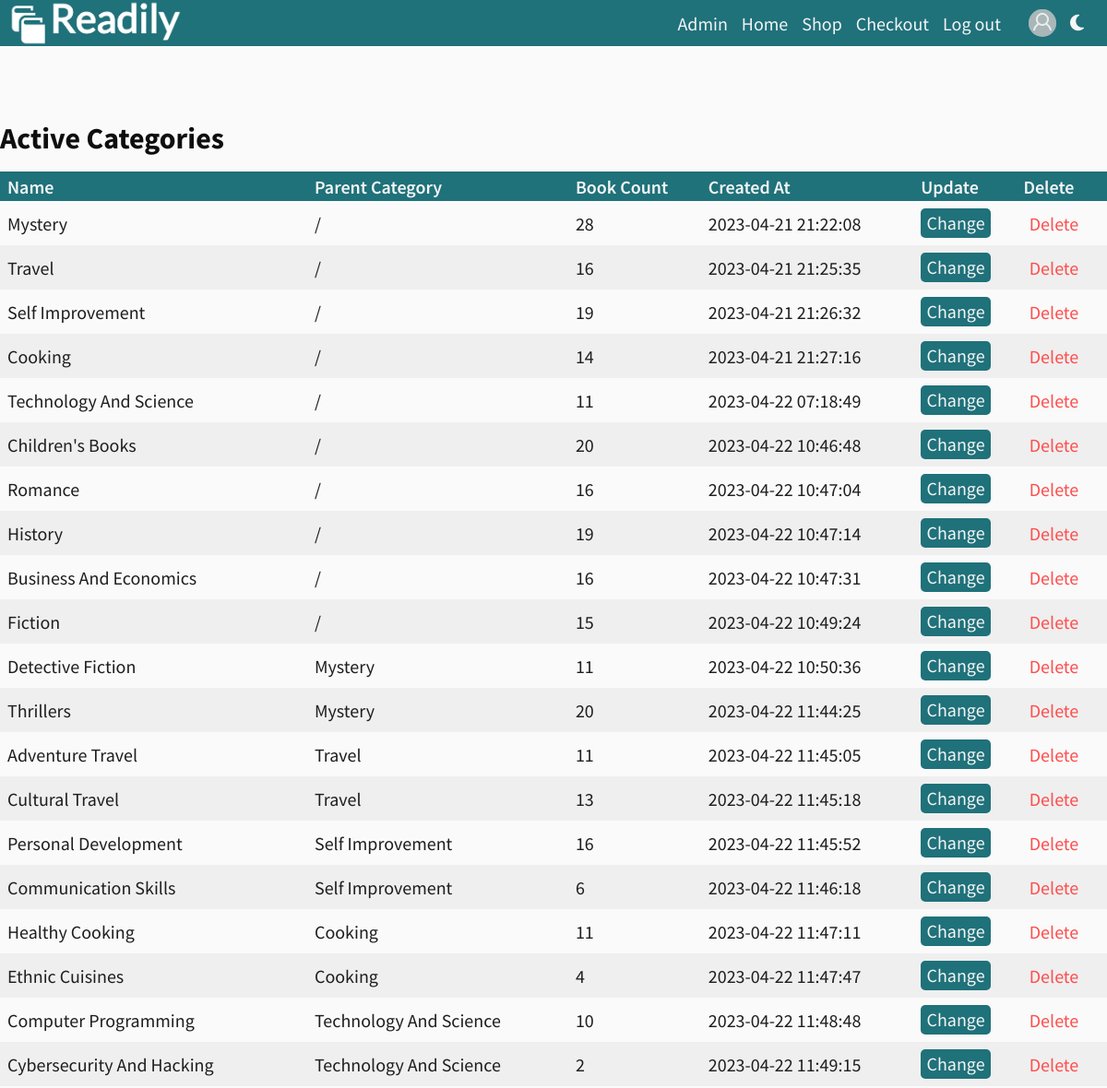
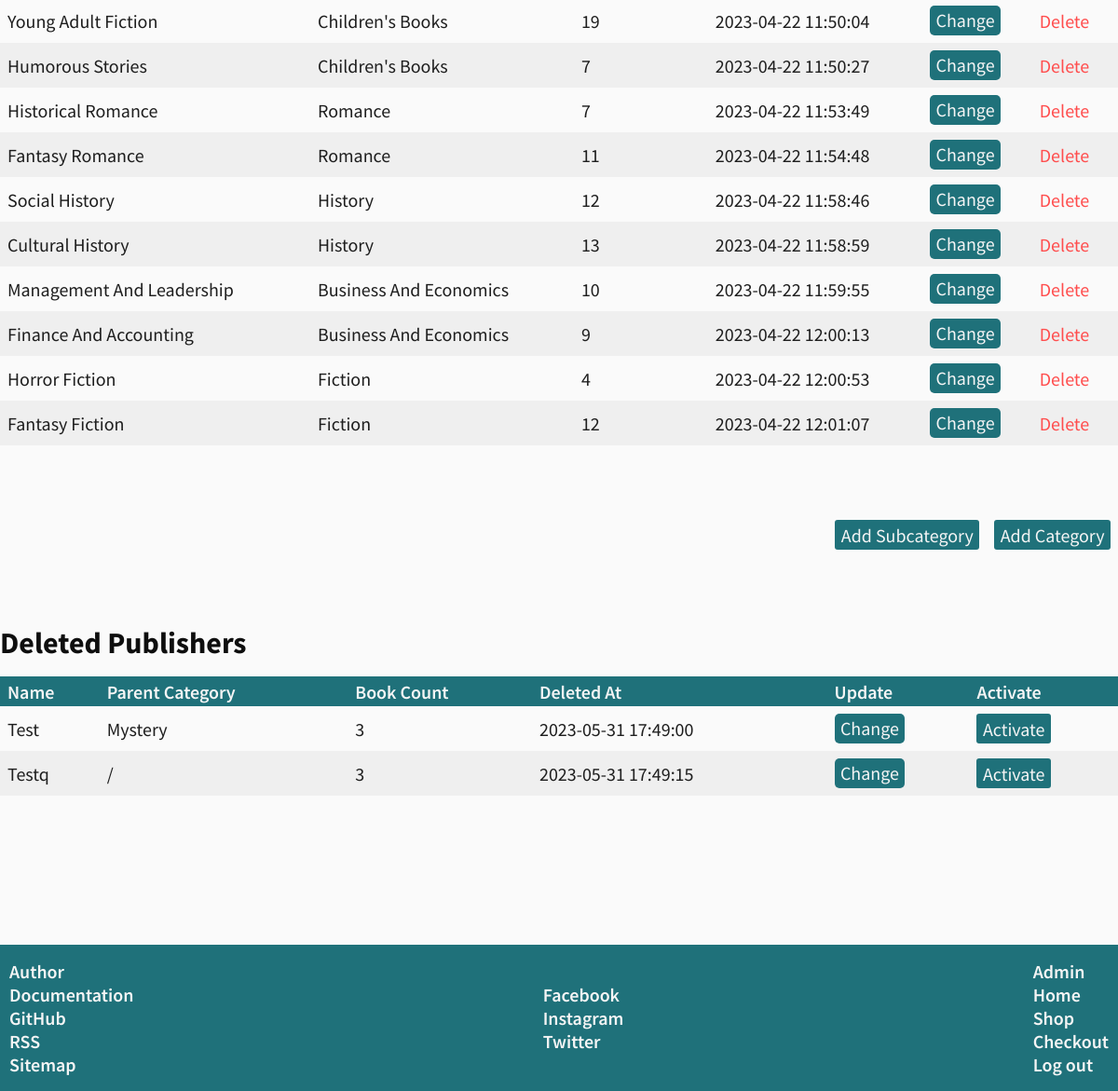
/index.php?page=admin-categories (signed in), run on the app's committed database (2 pictures, top to bottom).
### tables this page shows
CREATE TABLE `link` (
  `id` int(2) NOT NULL,
  `name` varchar(20) NOT NULL,
  `href` varchar(50) NOT NULL,
  `appearance` int(2) NOT NULL,
  `id_target` int(2) NOT NULL,
  `id_link_type` int(2) NOT NULL
);

CREATE TABLE `category` (
  `id` int(11) NOT NULL,
  `name` varchar(50) NOT NULL,
  `status` tinyint(1) NOT NULL DEFAULT 1,
  `created_at` timestamp NOT NULL DEFAULT current_timestamp(),
  `deleted_at` timestamp NULL DEFAULT NULL,
  `category_id` int(11) DEFAULT NULL
);

### models/header/functions.php (called while the page is built)
<?php
require_once "config/connection.php";
function headerLinks($userRole){
    global $conn;
    $query = "SELECT l.name, l.href FROM link as l
    INNER JOIN link_position as lp ON lp.link_id = l.id
    INNER JOIN position as p ON p.id = lp.position_id
    INNER JOIN link_role as lr ON lr.link_id = l.id
    INNER JOIN role as r ON r.id = lr.role_id
    WHERE p.name = 'header' AND r.name = :role
    ORDER BY l.appearance ASC";
    $statement = $conn->prepare($query);
    $statement->bindParam(":role",$userRole);
    $statement->execute();
    $links = $statement->fetchAll();
    return $links;
}
?>

### models/category/functions.php (called while the page is built, shortened)
<?php
function selectAllCategories(){
    global $conn;
    $query = 'SELECT c.id AS id, c.name AS name, p.name AS parent,COUNT(book_category.book_id) AS book_count, c.status AS status, c.created_at AS created_at, c.deleted_at AS deleted_at, c.category_id AS category_id FROM category c LEFT JOIN category p ON c.category_id = p.id LEFT JOIN book_category ON book_category.category_id = c.id GROUP BY c.id';
    $statement = $conn->prepare($query);
    $statement->execute();
    $allCategorie = $statement->fetchAll();
    for($i=0; $i<count($allCategorie);$i++){
        if($allCategorie[$i]['category_id']){
            continue;
        }
        $query = 'SELECT COUNT(DISTINCT book_category.book_id) AS count
        FROM category
        JOIN category child_category ON child_category.category_id = category.id
        JOIN book_category ON book_category.category_id = child_category.id
        WHERE category.id = :category_id';
        $statement = $conn->prepare($query);
        $statement->bindParam(':category_id',$allCategorie[$i]['id']);
        $statement->execute();
        $result = $statement->fetch(PDO::FETCH_OBJ);
        $allCategorie[$i]['book_count'] = $result->count;
    }
    $activeCategories = array();
    $deletedCategories = array();
    foreach ($allCategorie as $category) {
        if ($category['status'] == 1) {
            $activeCategories[] = $category;
        } elseif ($category['status'] == 0) {
            $deletedCategories[] = $category;
        }
    }
    $categoriesTable = new stdClass();
    $categoriesTable->activeCategories = $activeCategories;
    $categoriesTable->deletedCategories = $deletedCategories;
    return $categoriesTable;
}
?>

### models/footer/functions.php (called while the page is built)
<?php
function allLinks($userRole){
    global $conn;
    $query = "SELECT l.name, l.href, lt.name AS 'target', ltype.name AS 'type', l.appearance FROM link as l
    INNER JOIN link_position as lp ON lp.link_id = l.id
    INNER JOIN position as p ON p.id = lp.position_id
    INNER JOIN link_role as lr ON lr.link_id = l.id
    INNER JOIN role as r ON r.id = lr.role_id
    INNER JOIN link_target as lt ON l.id_target = lt.id
    INNER JOIN link_type as ltype ON ltype.id = l.id_link_type
    WHERE p.name = 'footer' AND r.name = :role
    ORDER BY l.appearance ASC;";
    $statement = $conn->prepare($query);
    $statement->bindParam(":role",$userRole);
    $statement->execute();
    $links = $statement->fetchAll();
    $documentsLinks = array();
    $pageLinks = array();
    $socialMediaLinks = array();
    foreach($links as $link){
        if($link['type'] == 'document'){
            $documentsLinks[] = $link;
        }else if($link['type'] == 'link'){
            $pageLinks[] = $link;
        }else if($link['type'] == 'social media'){
            $socialMediaLinks[] = $link;
        }
    }
    $allLinks = new stdClass();
    $allLinks->documentsLinks = $documentsLinks;
    $allLinks->pageLinks = $pageLinks;
    $allLinks->socialMediaLinks = $socialMediaLinks;
    return $allLinks;
}
?>

### views/pages/admin-categories.php (the view, shortened to what this page needs)
<?php
    require_once "models/global/functions.php";
    require_once "models/category/functions.php";
    try{
        $categoriesTable = selectAllCategories();
    }catch(PDOException $ex){
        http_response_code(500);
        $errorMessageArray[] = 'Server error: ' . $ex->getMessage();
        echo json_encode($errorMessageArray);
    }
?>
</head>
<body>
<section id="admin-categories-section" class="wrapper">
    <h2>Active Categories</h2>
    <div class="table-container">
        <table id="table-active-categories">
            <thead>
                <tr>
                    <th>Name</th>
                    <th>Parent Category</th>
                    <th>Book Count</th>
                    <th>Created At</th>
                    <th>Update</th>
                    <th>Delete</th>
                </tr>
            </thead>
            <tbody>
                <?php foreach ($categoriesTable->activeCategories as $category): ?>
                    <tr>
                        <td><?php echo $category['name']; ?></td>
                        <td><?= empty($category['parent']) ? "/" :$category['parent'] ?></td>
                        <td><?=$category['book_count'] ?></td>
                        <td><?php echo $category['created_at']; ?></td>
                        <td><a data-category-parent-id="<?=$category['category_id']?>" data-category-id="<?=$category['id']?>" data-category-type="<?= empty($category['parent']) ? 'category' : 'subcategory' ?>" data-category-name="<?=$category['name']?>" class="safe-option change-links" href="#">Change</a></td>
                        <td>
                            <form method="post" name="delivery-form" >
                                <input class="danger-option delete-category" type="button" value="Delete">
                            </form>
                        </td>
                    </tr>
                <?php endforeach; ?>
            </tbody>
        </table>
    </div>
    <div class="add-button-container add-buttons-container" >
        <input class="safe-option" id="add-subcategory-button" type="button" value="Add Subcategory">
		<input class="safe-option" id="add-category-button" type="button" value="Add Category">
	</div>
    <h2>Deleted Publishers</h2>
    <div class="table-container">
        <table id="table-deleted-categories">
            <thead>
                <tr>
                    <th>Name</th>
                    <th>Parent Category</th>
                    <th>Book Count</th>
                    <th>Deleted At</th>
                    <th>Update</th>
                    <th>Activate</th>
                </tr>
            </thead>
            <tbody>
                <?php foreach ($categoriesTable->deletedCategories as $category): ?>
                    <tr>
                        <td><?php echo $category['name']; ?></td>
                        <td><?= empty($category['parent']) ? "/" :$category['parent'] ?></td>
                        <td>3</td>
                        <td><?php echo $category['deleted_at']; ?></td>
                        <td><a data-category-parent-id="<?=$category['category_id']?>" data-category-id="<?=$category['id']?>" data-category-name="<?=$category['name']?>" data-category-type="<?= empty($category['parent']) ? 'category' : 'subcategory' ?>" class="safe-option change-links" href="#">Change</a></td>
                        <td>
                            <form method="post" name="delivery-form" >
                                <input class="safe-option activate-category" type="button" value="Activate">
                            </form>
                        </td>
                    </tr>
                <?php endforeach; ?>
            </tbody>
        </table>
    </div>
</section>

### views/fixed/header.php (shortened to what this page needs)
<?php
    require_once "models/header/functions.php";
    require_once "models/global/functions.php";
    $role = 'unauthorised';
    if(isset($_SESSION['userRoleName'])){
        $role = $_SESSION['userRoleName'];
        $avatar_src = isset($_SESSION['userAvatarSrc']) ? $_SESSION['userAvatarSrc'] : 'default-avatar.jpg';
    }
    $links = headerLinks($role);
    $page = isset($_GET['page']) ? $_GET['page'] : "home";
?>
<header>
    <div id="header" class="wrapper">
        <a href="index.php?page=home">
            <img src="assets/images/logo.png" alt="logo" />
        </a>
        <ul id="header-navigation">
            <?php foreach($links as $link):?>
                <li><a href="index.php?page=<?=$link['href'] ?>"
                <?php if($page == $link['href'])echo('id="active-link"'); ?>><?=$link['name']?></a></li>
            <?php endforeach?>
        </ul>
        <div id="icons-container">
            <?php if(isset($_SESSION['userId'])){
                echo '
                <div>
                <a href="index.php?page=user-profile">
                    <img src="assets/images/avatars/' . $avatar_src . '" alt="user avatar">
                </a>
                </div>
                ';}
            ?>
            <i class="fa-solid fa-moon" id="dark-mode-icon" style="display: none;"></i>
        </div>
    </div>
</header>

### views/fixed/footer.php (shortened to what this page needs)
<?php
    require_once "models/footer/functions.php";
    $role = 'unauthorised';
    if(isset($_SESSION['userRoleName'])){
        $role = $_SESSION['userRoleName'];
    }
    $allLinks = allLinks($role);
?>
<footer>
    <div id="footer" class="wrapper">
        <ul id="docements-links">
            <?php foreach($allLinks->documentsLinks as $link):?>
                <li><a href="<?=$link['href'] ?>"
                target="<?=$link['target'] ?>"><?=$link['name']?></a></li>
            <?php endforeach?>
        </ul>
        <ul id="social-media-links">
            <?php foreach($allLinks->socialMediaLinks as $link):?>
                <li><a href="<?=$link['href'] ?>"
                target="_blank"><?=$link['name']?></a></li>
            <?php endforeach?>
        </ul>
        <ul id="pages-links">
            <?php foreach($allLinks->pageLinks as $link):?>
                <li><a href="index.php?page=<?=$link['href'] ?>"><?=$link['name']?></a></li>
            <?php endforeach?>
        </ul>
    </div>
</footer>
</body>

### data on the page
link: name "Admin"
link: name "Home"
link: name "Shop"
link: name "Checkout"
link: name "Log out"
category: name "Detective Fiction", category.name "Mystery", book_count "11", created_at "2023-04-22 10:50:36"
category: name "Thrillers", category.name "Mystery", book_count "20", created_at "2023-04-22 11:44:25"
category: name "Adventure Travel", category.name "Travel", book_count "11", created_at "2023-04-22 11:45:05"
category: name "Cultural Travel", category.name "Travel", book_count "13", created_at "2023-04-22 11:45:18"
category: name "Personal Development", category.name "Self Improvement", book_count "16", created_at "2023-04-22 11:45:52"
category: name "Communication Skills", category.name "Self Improvement", book_count "6", created_at "2023-04-22 11:46:18"
category: name "Healthy Cooking", category.name "Cooking", book_count "11", created_at "2023-04-22 11:47:11"
category: name "Ethnic Cuisines", category.name "Cooking", book_count "4", created_at "2023-04-22 11:47:47"
category: name "Computer Programming", category.name "Technology And Science", book_count "10", created_at "2023-04-22 11:48:48"
category: name "Cybersecurity And Hacking", category.name "Technology And Science", book_count "2", created_at "2023-04-22 11:49:15"
category: name "Young Adult Fiction", category.name "Children's Books", book_count "19", created_at "2023-04-22 11:50:04"
category: name "Humorous Stories", category.name "Children's Books", book_count "7", created_at "2023-04-22 11:50:27"
category: name "Historical Romance", category.name "Romance", book_count "7", created_at "2023-04-22 11:53:49"
category: name "Fantasy Romance", category.name "Romance", book_count "11", created_at "2023-04-22 11:54:48"
category: name "Social History", category.name "History", book_count "12", created_at "2023-04-22 11:58:46"
category: name "Cultural History", category.name "History", book_count "13", created_at "2023-04-22 11:58:59"
category: name "Management And Leadership", category.name "Business And Economics", book_count "10", created_at "2023-04-22 11:59:55"
category: name "Finance And Accounting", category.name "Business And Economics", book_count "9", created_at "2023-04-22 12:00:13"
category: name "Horror Fiction", category.name "Fiction", book_count "4", created_at "2023-04-22 12:00:53"
category: name "Fantasy Fiction", category.name "Fiction", book_count "12", created_at "2023-04-22 12:01:07"
category: name "Test", category.name "Mystery", deleted_at "2023-05-31 17:49:00"
category: name "Testq", deleted_at "2023-05-31 17:49:15"
link: name "Author"
link: name "Documentation"
link: name "GitHub"
link: name "RSS"
link: name "Sitemap"
link: name "Facebook"
link: name "Instagram"
link: name "Twitter"

### other printed values
$category['name'] "Mystery"
$category['book_count'] "28"
$category['created_at'] "2023-04-21 21:22:08"
$category['name'] "Travel"
$category['book_count'] "16"
$category['created_at'] "2023-04-21 21:25:35"
$category['name'] "Self Improvement"
$category['book_count'] "19"
$category['created_at'] "2023-04-21 21:26:32"
$category['name'] "Cooking"
$category['book_count'] "14"
$category['created_at'] "2023-04-21 21:27:16"
$category['name'] "Technology And Science"
$category['book_count'] "11"
$category['created_at'] "2023-04-22 07:18:49"
